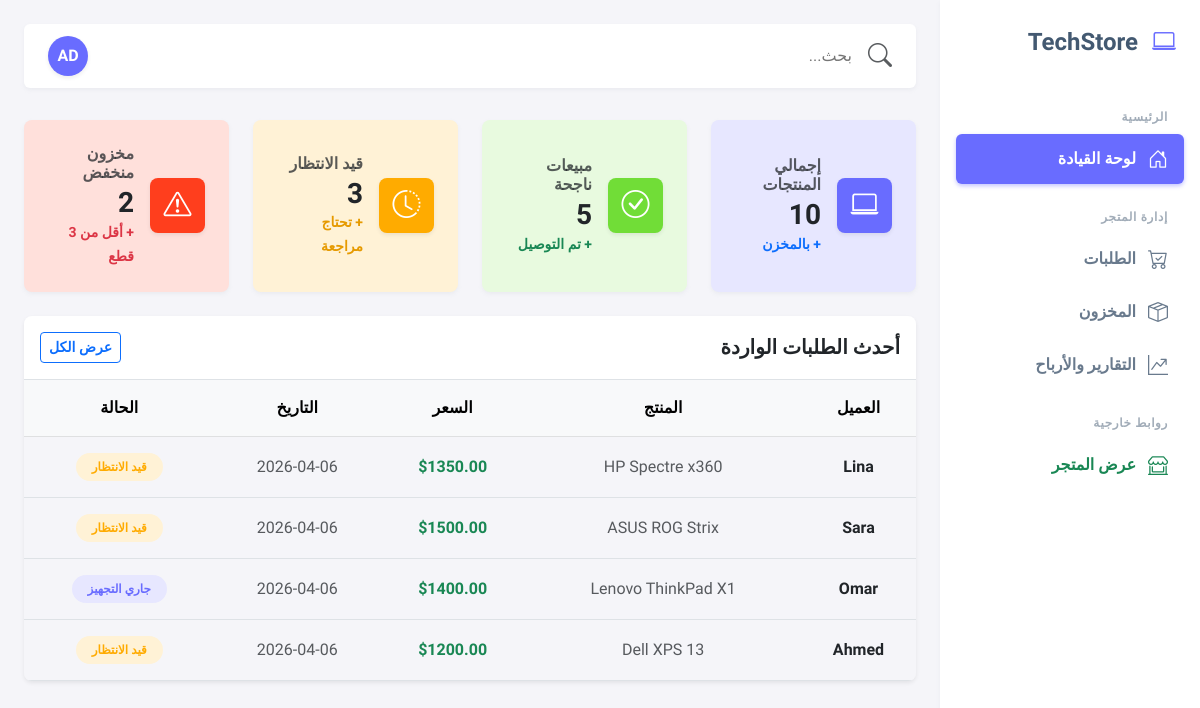
The page /dashboard/ (signed in) on the database its author committed.
### products/models.py (models this page shows, shortened)
class Order(models.Model):
    class Status(models.TextChoices):
        Pending='PENDING',"Pending"
        InProgress='INPROGRESS','In Progress'
        Completed='COMPLETED','Completed'
        Cancelled='CANCELLED','Cancelled'
    name=models.CharField(max_length=255)
    phone=PhoneNumberField()
    product=models.ForeignKey(Product,related_name='orders',on_delete=models.CASCADE)
    date_order=models.DateTimeField(auto_now_add=True)
    status=models.CharField(choices=Status.choices,default=Status.InProgress)
    total_price=models.DecimalField(max_digits=10,decimal_places=2,blank=True,null=True)
    address=models.CharField(max_length=255,blank=True,null=True)

class Product(models.Model):
    name=models.CharField(max_length=255)
    category=models.ForeignKey(Category,related_name="products",on_delete=models.CASCADE)
    description=models.TextField(null=True,blank=True)
    price=models.DecimalField(max_digits=10,decimal_places=2)
    image=models.ImageField(upload_to='products',null=True,blank=True)
    CPU=models.CharField(max_length=255)
    RAM=models.CharField(max_length=255)
    storage=models.CharField(max_length=255)
    GPU=models.CharField(max_length=255)
    stock=models.IntegerField(default=0)

### products/views.py (the view)
# urls.py: path("dashboard/",GetDashboard,name='dashboard'),
@staff_member_required
def GetDashboard(request):
    pending_orders=Order.objects.filter(status='PENDING').count()
    total_products=Product.objects.count()
    completed_orders=Order.objects.filter(status='COMPLETED').count()
    low_stock=Product.objects.filter(stock__lt=3).count()
    latest_orders=Order.objects.filter(status__in=['PENDING', 'INPROGRESS']).order_by("-date_order")[:5]
    stats = {
    "pending_orders": pending_orders,
    "total_products": total_products,
    "completed_orders": completed_orders,
    "low_stock": low_stock,
    "latest_orders":latest_orders
}
    return render(request,'products/dashboard_home.html',stats)

### products/context_processors.py (called while the page is built)
def store_settings_context(request):
    setting_object=StoreSetting.objects.first()
    return {'site_settings': setting_object}

### templates/products/dashboard_home.html
{% extends 'dashboard_base.html' %}
{% block dashboard_content %}
<div class="row g-4 mb-4">
    <div class="col-sm-6 col-xl-3">
        <div class="card h-100 bg-pale-primary">
            <div class="card-body d-flex align-items-center gap-3 p-4">
                <div class="d-flex justify-content-center align-items-center rounded-3 text-white shadow-sm" style="min-width: 55px; height: 55px; background-color: #696cff;">
                    <i class="bi bi-laptop fs-3"></i>
                </div>
                <div>
                    <h6 class="text-muted mb-1 fw-bold">إجمالي المنتجات</h6>
                    <h3 class="fw-bolder mb-0 text-dark">{{ total_products|default:"0" }}</h3>
                    <small class="text-primary fw-bold">+ بالمخزن</small>
                </div>
            </div>
        </div>
    </div>
    <div class="col-sm-6 col-xl-3">
        <div class="card h-100 bg-pale-success">
            <div class="card-body d-flex align-items-center gap-3 p-4">
                <div class="d-flex justify-content-center align-items-center rounded-3 text-white shadow-sm" style="min-width: 55px; height: 55px; background-color: #71dd37;">
                    <i class="bi bi-check-circle fs-3"></i>
                </div>
                <div>
                    <h6 class="text-muted mb-1 fw-bold">مبيعات ناجحة</h6>
                    <h3 class="fw-bolder mb-0 text-dark">{{ completed_orders|default:"0" }}</h3>
                    <small class="text-success fw-bold">+ تم التوصيل</small>
                </div>
            </div>
        </div>
    </div>
    <div class="col-sm-6 col-xl-3">
        <div class="card h-100 bg-pale-warning">
            <div class="card-body d-flex align-items-center gap-3 p-4">
                <div class="d-flex justify-content-center align-items-center rounded-3 text-white shadow-sm" style="min-width: 55px; height: 55px; background-color: #ffab00;">
                    <i class="bi bi-clock-history fs-3"></i>
                </div>
                <div>
                    <h6 class="text-muted mb-1 fw-bold">قيد الانتظار</h6>
                    <h3 class="fw-bolder mb-0 text-dark">{{ pending_orders|default:"0" }}</h3>
                    <small class="text-warning fw-bold" style="color: #e69a00 !important;">+ تحتاج مراجعة</small>
                </div>
            </div>
        </div>
    </div>
    <div class="col-sm-6 col-xl-3">
        <div class="card h-100 bg-pale-danger">
            <div class="card-body d-flex align-items-center gap-3 p-4">
                <div class="d-flex justify-content-center align-items-center rounded-3 text-white shadow-sm" style="min-width: 55px; height: 55px; background-color: #ff3e1d;">
                    <i class="bi bi-exclamation-triangle fs-3"></i>
                </div>
                <div>
                    <h6 class="text-muted mb-1 fw-bold">مخزون منخفض</h6>
                    <h3 class="fw-bolder mb-0 text-dark">{{ low_stock|default:"0" }}</h3>
                    <small class="text-danger fw-bold">+ أقل من 3 قطع</small>
                </div>
            </div>
        </div>
    </div>
</div>
<div class="row">
    <div class="col-12">
        <div class="card overflow-hidden border-0 shadow-sm">
            <div class="card-header bg-white py-3 d-flex justify-content-between align-items-center border-bottom">
                <h5 class="mb-0 fw-bold text-dark">أحدث الطلبات الواردة</h5>
                <a href="{% url 'dashboard_orders' %}" class="btn btn-sm btn-outline-primary fw-bold">عرض الكل</a>
            </div>
            <div class="table-responsive">
                <table class="table table-hover align-middle mb-0 text-center">
                    <thead class="table-light text-muted">
                        <tr>
                            <th class="py-3">العميل</th>
                            <th class="py-3">المنتج</th>
                            <th class="py-3">السعر</th>
                            <th class="py-3">التاريخ</th>
                            <th class="py-3">الحالة</th>
                        </tr>
                    </thead>
                    <tbody class="border-top-0">
                        {% for order in latest_orders %}
                        <tr>
                            <td class="fw-bold py-3 text-dark">{{ order.name }}</td>
                            <td class="py-3 text-muted">{{ order.product.name }}</td>
                            <td class="fw-bold text-success py-3">${{ order.total_price|default:order.product.price }}</td>
                            <td class="py-3 text-muted">{{ order.date_order|date:"Y-m-d" }}</td>
                            <td class="py-3">
                                {% if order.status == 'PENDING' %}
                                    <span class="badge bg-label-warning rounded-pill px-3 py-2" style="background-color: #fff2d6; color: #ffab00;">قيد الانتظار</span>
                                {% else %}
                                    <span class="badge bg-label-info rounded-pill px-3 py-2" style="background-color: #e7e7ff; color: #696cff;">جاري التجهيز</span>
                                {% endif %}
                            </td>
                        </tr>
                        {% empty %}
                        <tr>
                            <td colspan="5" class="py-5 text-muted fw-bold">لا توجد طلبات جديدة حالياً.</td>
                        </tr>
                        {% endfor %}
                    </tbody>
                </table>
            </div>
        </div>
    </div>
</div>
{% endblock %}

### templates/dashboard_base.html (style rules this page uses)
:root { --bs-primary: #696cff; --bs-success: #71dd37; --bs-warning: #ffab00; --bs-danger: #ff3e1d; --bs-body-bg: #f5f5f9; --bs-text-color: #566a7f; --bs-heading-color: #435971; --bs-card-shadow: 0 0.125rem 0.25rem rgba(161, 172, 184, 0.12); }
body { font-family: 'Cairo', sans-serif; background-color: var(--bs-body-bg); color: var(--bs-text-color); overflow-x: hidden; }
.card { border: 0; box-shadow: var(--bs-card-shadow); border-radius: 0.5rem; }
.bg-pale-danger { background-color: #ffe0db !important; }
.bg-pale-success { background-color: #e8fadf !important; }
.bg-pale-primary { background-color: #e7e7ff !important; }
.bg-pale-warning { background-color: #fff2d6 !important; }

### rows shown on the page
Order: name "Lina", product.name "HP Spectre x360", total_price "1350.00", date_order "2026-04-06", status "قيد الانتظار"
Order: name "Sara", product.name "ASUS ROG Strix", total_price "1500.00", date_order "2026-04-06", status "قيد الانتظار"
Order: name "Omar", product.name "Lenovo ThinkPad X1", total_price "1400.00", date_order "2026-04-06", status "جاري التجهيز"
Order: name "Ahmed", product.name "Dell XPS 13", total_price "1200.00", date_order "2026-04-06", status "قيد الانتظار"

### other values the page prints
{{ total_products|default:"0" }} "10"
{{ completed_orders|default:"0" }} "5"
{{ pending_orders|default:"0" }} "3"
{{ low_stock|default:"0" }} "2"
